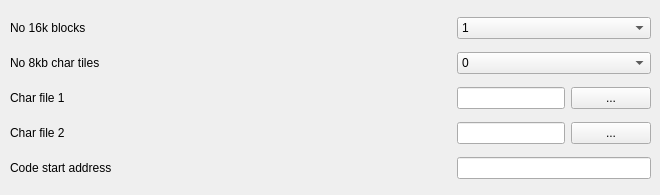
         <widget class="QWidget" name="tab_6">
          <attribute name="title">
           <string>NES</string>
          </attribute>
          <widget class="QWidget" name="gridLayoutWidget_5">
           <property name="geometry">
            <rect>
             <x>10</x>
             <y>10</y>
             <width>641</width>
             <height>176</height>
            </rect>
           </property>
           <layout class="QGridLayout" name="gridLayout_6" columnstretch="5,0">
            <item row="0" column="0">
             <widget class="QLabel" name="label_19">
              <property name="text">
               <string>No 16k blocks</string>
              </property>
             </widget>
            </item>
            <item row="1" column="1">
             <widget class="QComboBox" name="cmbNES8KBlocks">
              <item>
               <property name="text">
                <string>0</string>
               </property>
              </item>
              <item>
               <property name="text">
                <string>1</string>
               </property>
              </item>
              <item>
               <property name="text">
                <string>2</string>
               </property>
              </item>
             </widget>
            </item>
            <item row="0" column="1">
             <widget class="QComboBox" name="cmbNES16KBlocks">
              <item>
               <property name="text">
                <string>1</string>
               </property>
              </item>
              <item>
               <property name="text">
                <string>2</string>
               </property>
              </item>
             </widget>
            </item>
            <item row="3" column="0">
             <widget class="QLabel" name="label_26">
              <property name="text">
               <string>Char file 2</string>
              </property>
             </widget>
            </item>
            <item row="2" column="1">
             <layout class="QHBoxLayout" name="horizontalLayout_3" stretch="3,1">
              <item>
               <widget class="QLineEdit" name="leNESCharFile"/>
              </item>
              <item>
               <widget class="QPushButton" name="btnNESLoadCharFile">
                <property name="text">
                 <string>...</string>
                </property>
               </widget>
              </item>
             </layout>
            </item>
            <item row="2" column="0">
             <widget class="QLabel" name="label_21">
              <property name="text">
               <string>Char file 1</string>
              </property>
             </widget>
            </item>
            <item row="4" column="1">
             <widget class="QLineEdit" name="leNESCodeStart"/>
            </item>
            <item row="1" column="0">
             <widget class="QLabel" name="label_20">
              <property name="text">
               <string>No 8kb char tiles</string>
              </property>
             </widget>
            </item>
            <item row="4" column="0">
             <widget class="QLabel" name="label_22">
              <property name="text">
               <string>Code start address</string>
              </property>
             </widget>
            </item>
            <item row="3" column="1">
             <layout class="QHBoxLayout" name="horizontalLayout_5" stretch="3,1">
              <item>
               <widget class="QLineEdit" name="leNESCharFile_2"/>
              </item>
              <item>
               <widget class="QPushButton" name="btnNESLoadCharFile_2">
                <property name="text">
                 <string>...</string>
                </property>
               </widget>
              </item>
             </layout>
            </item>
           </layout>
          </widget>
         </widget>
